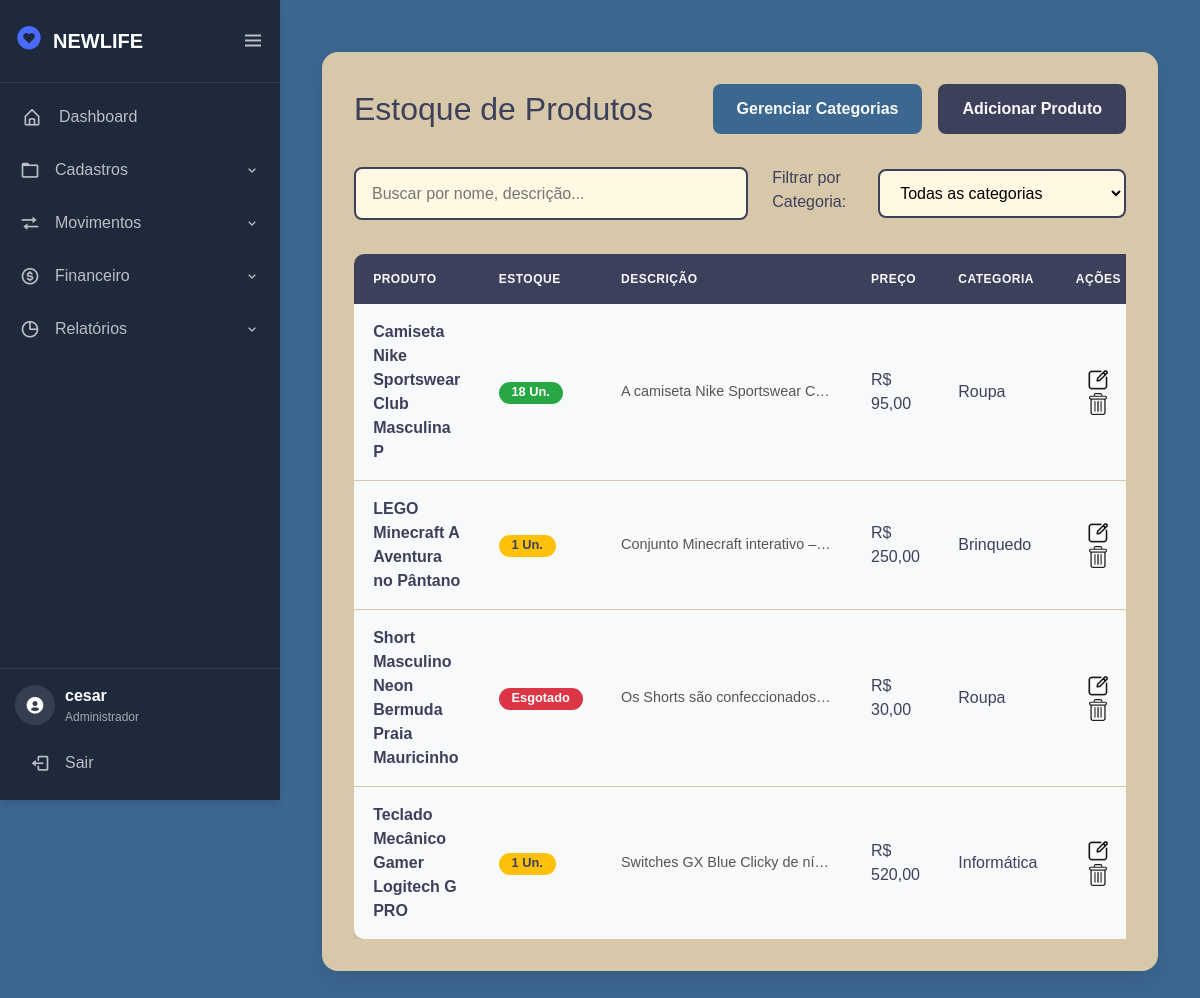
The page /tela/lista/ (signed in) on the database as committed earlier.
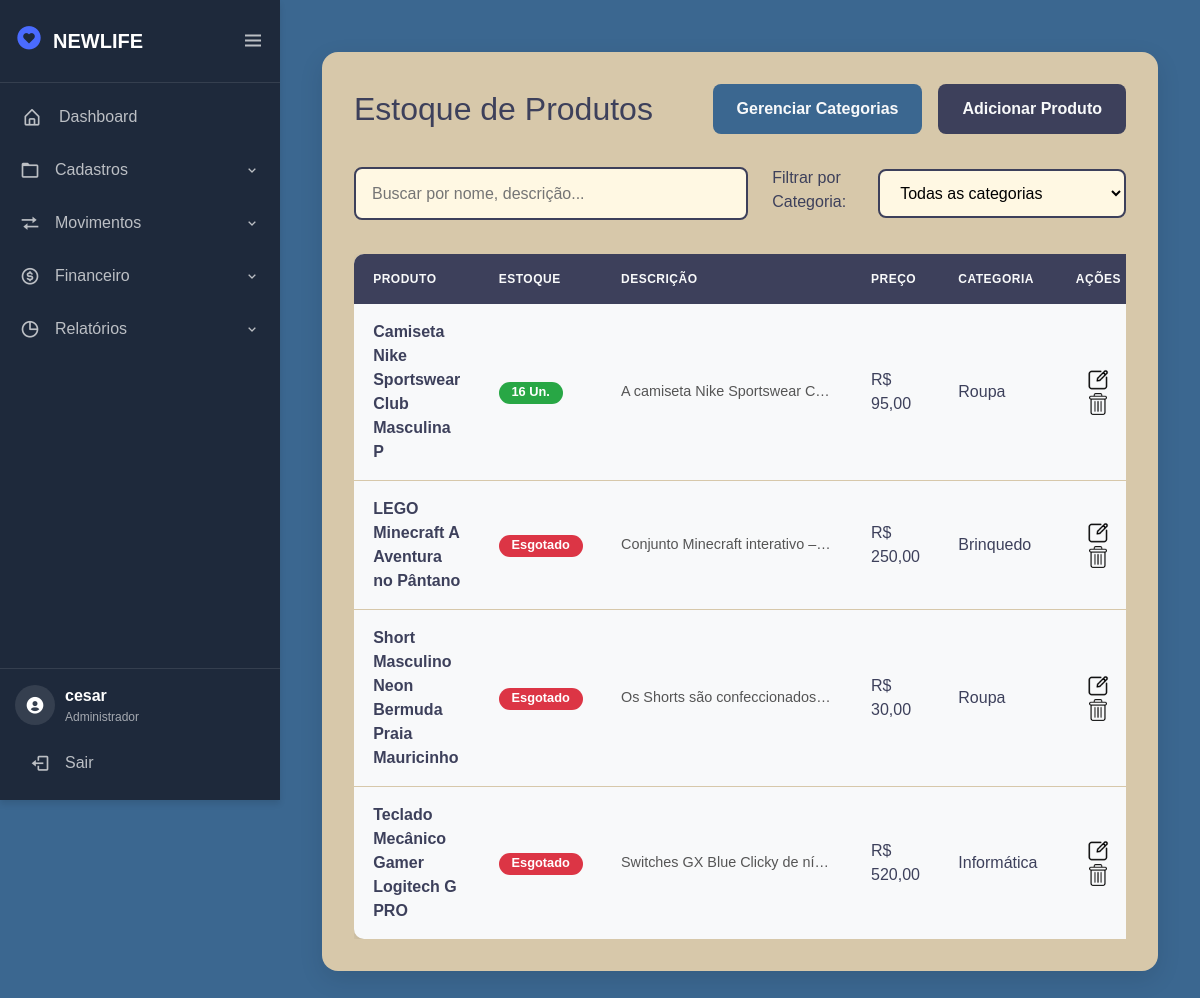
The same page on the database as committed later.
### estoque/models.py (models this page shows, shortened)
class Produto(models.Model):
    nome = models.CharField(max_length=40)
    estoque = models.IntegerField(default=0)
    descricao = models.CharField(max_length=255, null=True, blank=True)
    preco = models.DecimalField(max_digits=20, decimal_places=2)
    categoria = models.ForeignKey(Categoria, on_delete=models.SET_NULL, null=True, blank=True, related_name='produtos')
    class Meta:
        ordering = ['nome']
        verbose_name = 'produto'
        verbose_name_plural = 'produtos'

class Categoria(models.Model):
    nome = models.CharField(max_length=40)
    class Meta:
        ordering = ['nome']
        verbose_name = 'categoria'
        verbose_name_plural = 'categorias'

### estoque/views.py (the view)
# urls.py: path('lista/', views.lista, name='lista'),
@login_required(login_url="/login/")
def lista(request):
    categorias = Categoria.objects.all()
    produtos = Produto.objects.all().order_by('nome')
    filtroCategoria = request.GET.get('categoria')
    if filtroCategoria:
        categoria_obj = Categoria.objects.filter(id=filtroCategoria).first()
        if categoria_obj:
            produtos = produtos.filter(categoria=categoria_obj).order_by("nome")
    search_query = request.GET.get('search')
    if search_query:
        produtos = produtos.filter(nome__icontains=search_query)
    context = {
        'produtos': produtos,
        'categorias': categorias,
        'filtroCategoria' : filtroCategoria,
    }
    return render(request, 'lista.html', context)

### estoque/templates/lista.html (shortened to what this page needs)
{% extends "tela.html" %}
{% load static %}
{% block 'head' %}
    <link rel="stylesheet" href="{% static 'css/listastyle.css' %}">
{% endblock %}
{% block 'dashboard' %}
<div class="container-principal">
    <div class="header-pagina">
        <h1>Estoque de Produtos</h1>
        <div class="botoes-header">
            <a href="{% url 'categoria' %}" class="botao-secundario">Gerenciar Categorias</a>
            <a href="{% url 'estoque' %}" class="botao-principal">Adicionar Produto</a>
        </div>
    </div>
    <form action="." method="GET" id="form-filtros">
        <div class="caixa-controles">
            <div class="caixa-busca">
                <input type="text" id="busca-produto" name="pesquisa" placeholder="Buscar por nome, descrição...">
            </div>
            <div class="filtro-item">
                <label for="categoria">Filtrar por Categoria:</label>
                <select name="categoria" id="categoria" onchange="this.form.submit()">
                    <option value="">Todas as categorias</option>
                </select>
            </div>
        </div>
    </form>
    <div class="container-tabela">
        <table id="tabela-produtos">
            <thead>
                <tr>
                    <th>Produto</th>
                    <th>Estoque</th>
                    <th>Descrição</th>
                    <th>Preço</th>
                    <th>Categoria</th>
                    <th class="coluna-acao">Ações</th>
                </tr>
            </thead>
            <tbody>
                {% for produto in produtos %}
                <tr>
                    <td data-label="Produto" class="coluna-produto">
                        <strong>{{ produto.nome }}</strong>
                    </td>
                    <td data-label="Estoque">
                        {% if produto.estoque == 0 %}
                            <span class="badge estoque-critico">Esgotado</span>
                        {% elif produto.estoque < 10 %}
                            <span class="badge estoque-baixo">{{ produto.estoque }} Un.</span>
                        {% else %}
                            <span class="badge estoque-ok">{{ produto.estoque }} Un.</span>
                        {% endif %}
                    </td>
                    <td data-label="Descrição" class="coluna-descricao" title="{{ produto.descricao }}">
                        {{ produto.descricao|truncatechars:40 }}
                    </td>
                    <td data-label="Preço">R$ {{ produto.preco|floatformat:2 }}</td>
                    <td data-label="Categoria">{{ produto.categoria.nome }}</td>
                    <td data-label="Ações" class="coluna-acoes">
                        <a href="{% url 'editarProd' produto.id %}" class="botao-tabela editar" title="Editar">
                            <img width="22" height="22" src="{% static 'img/Editar.png' %}" alt="Editar">
                        </a>
                        <a href="{% url 'removerProd' produto.id %}" class="botao-tabela deletar" title="Excluir">
                            <img width="22" height="22" src="{% static 'img/Deletar.png' %}" alt="Excluir">
                        </a>
                    </td>
                </tr>
                {% empty %}
                <tr>
                    <td colspan="6" class="sem-dados">Nenhum produto encontrado.</td>
                </tr>
                {% endfor %}
            </tbody>
        </table>
    </div>
</div>
{% endblock %}

Rows that differ between the two databases and show on the page:
changed Produto "Camiseta Nike Sportswear Club Masculina P": estoque "18" → "16"
changed Produto "LEGO Minecraft A Aventura no Pântano": estoque "1" → (not shown); estoque "Un." → "Esgotado"
changed Produto "Teclado Mecânico Gamer Logitech G PRO": estoque "1" → (not shown); estoque "Un." → "Esgotado"
